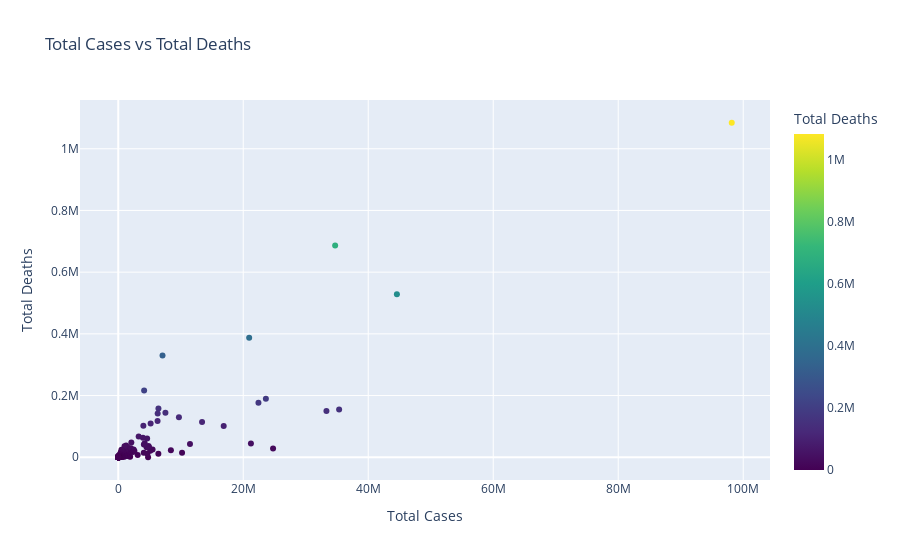

The notebook cell this image was saved under:
### Markdown cell above
# Total Cases VS Total Deaths

### Code cell
fig = px.scatter(df, x='Total Cases', y='Total Deaths', title="Total Cases vs Total Deaths", color_continuous_scale='Viridis', color='Total Deaths')
fig.show()

### Figure 1 — Plotly figure (JSON) as saved in the notebook; plotly's stock layout.template omitted (floating-point values rounded to 4 significant figures; data arrays with more than 128 entries replaced by an {"elided": "..."} marker saying what was removed)
{"data": [{"hovertemplate": "Total Cases=%{x}<br>Total Deaths=%{marker.color}<extra></extra>", "legendgroup": "", "marker": {"color": {"elided": "230 int values"}, "coloraxis": "coloraxis", "symbol": "circle"}, "mode": "markers", "name": "", "orientation": "v", "showlegend": false, "type": "scatter", "x": {"elided": "230 int values"}, "xaxis": "x", "y": {"elided": "230 int values"}, "yaxis": "y"}], "layout": {"coloraxis": {"colorbar": {"title": {"text": "Total Deaths"}}, "colorscale": [[0, "#440154"], [0.1111, "#482878"], [0.2222, "#3e4989"], [0.3333, "#31688e"], [0.4444, "#26828e"], [0.5556, "#1f9e89"], [0.6667, "#35b779"], [0.7778, "#6ece58"], [0.8889, "#b5de2b"], [1, "#fde725"]]}, "legend": {"tracegroupgap": 0}, "title": {"text": "Total Cases vs Total Deaths"}, "xaxis": {"anchor": "y", "domain": [0, 1], "title": {"text": "Total Cases"}}, "yaxis": {"anchor": "x", "domain": [0, 1], "title": {"text": "Total Deaths"}}}}
